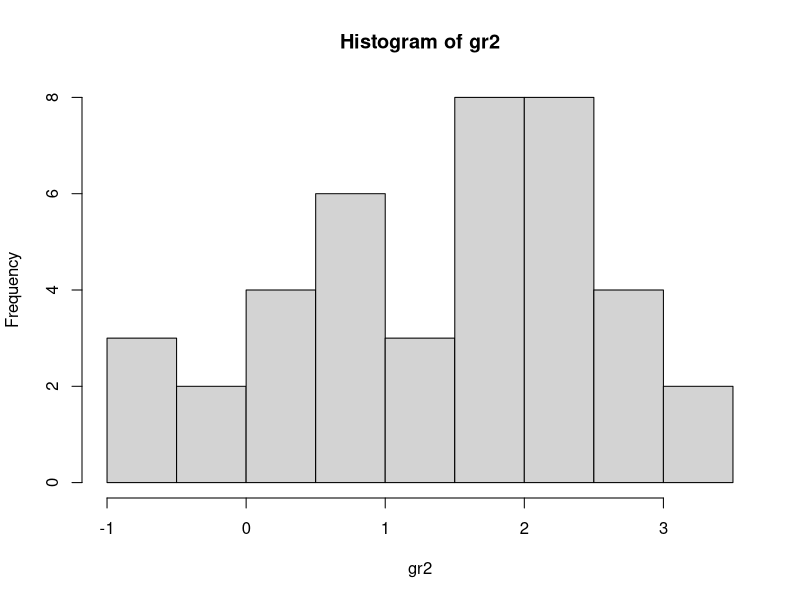
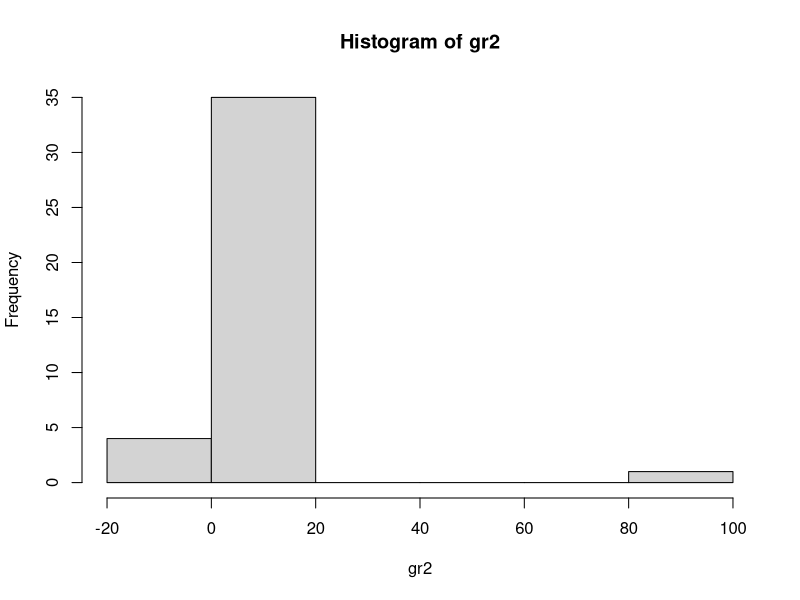

Write the R code that produced these figures, in order.
# This problem was proposed to me by my friend Matthias Templ :)

# Consider the t-Test
gr1 <- rnorm(40, mean = 0, sd = 1)
gr2 <- rnorm(40, mean = 1, sd = 1)
t.test(gr1, gr2)
hist(gr2)

# Introduce an outlier
gr2[3] <- gr2[3] + 100
mean(gr2)
sd(gr2)
hist(gr2)

# What happens to the p-Value and why?
t.test(gr1, gr2)$p.value

# Hint: visualize the outlier influence on the difference in means and
# on the standard deviation of gr2


